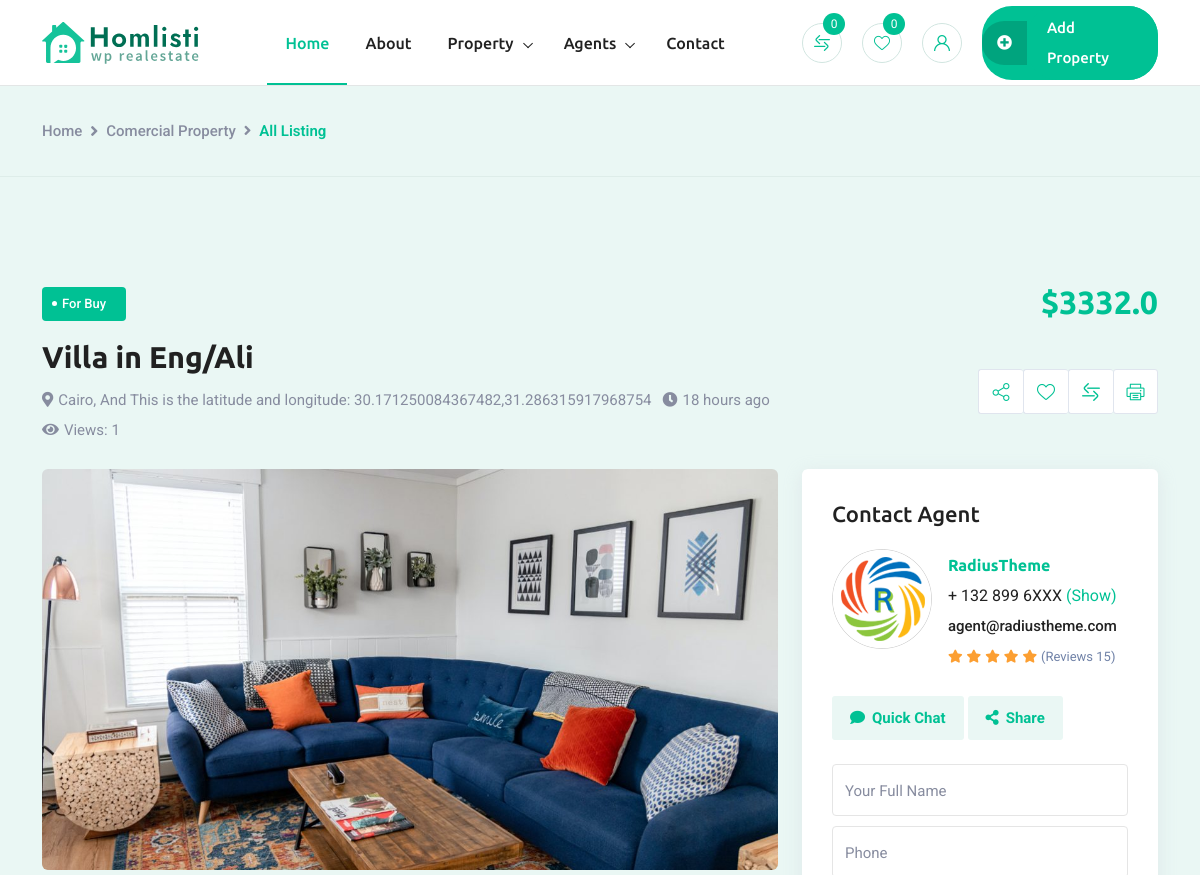
Before: /property1/ (upper part) with the older database file.
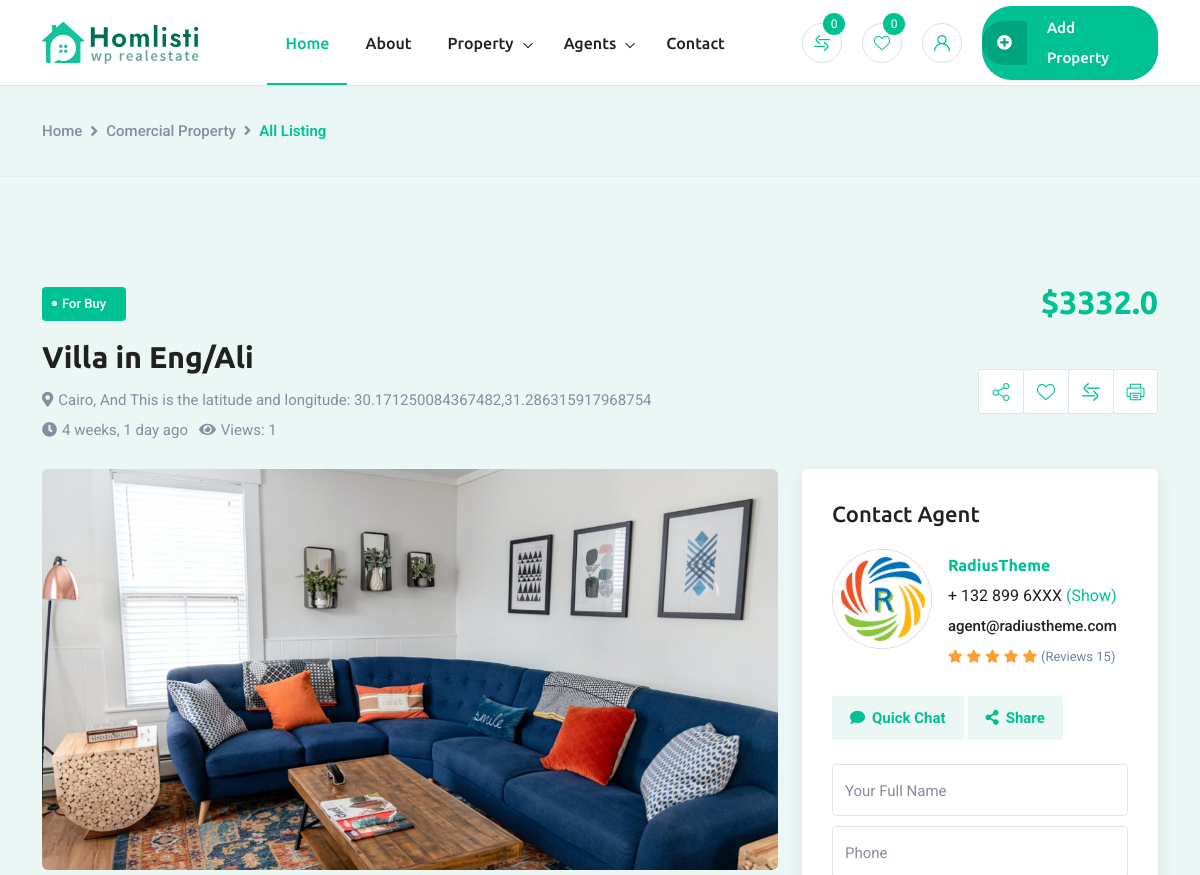
After: the same page with the newer database file.
### property/models.py (models this page shows)
class Property(models.Model):
    title = models.CharField(max_length=50)
    price = models.FloatField(max_length=10)
    status = models.CharField(choices=(('Rent', 'Rent'), ('Sale', 'Sale'), ('Buy', 'Buy')), max_length=10)
    sku = models.IntegerField(unique=True, default=random.randint(1, 10000))
    type = models.CharField(choices=PROPERTY_TYPES, max_length=10)
    bathroom = models.IntegerField(null=True, blank=True)
    bedroom = models.IntegerField(null=True, blank=True)
    description = models.TextField()
    parking = models.BooleanField(default=False)
    image = models.ImageField(upload_to='property')
    area = models.FloatField()
    year_built = models.DateField()
    city = models.CharField(max_length=255)
    location = PlainLocationField(based_fields=['city'], zoom=9, default='30.0444,31.2357')
    video = models.FileField(upload_to='prop', null=True, blank=True)
    owner = models.ForeignKey(User, on_delete=models.CASCADE)
    created_at = models.DateTimeField(default=timezone.now)
    updated_at = models.DateTimeField(default=timezone.now)
    view_count = models.PositiveIntegerField(default=0)  # Added field
    def get_lat_lng(self):
        if self.location:
            lat_lng = self.location.split(',')
            if len(lat_lng) == 2:
                return lat_lng[0], lat_lng[1]
        return '0', '0'  # default values
    def __str__(self) -> str:
        return self.title

### property/views.py (the view)
# urls.py: path('<int:pk>/', PropertyDetail.as_view(), name='property_detial'),  # Fixed typo in 'property_detail'
class PropertyDetail(DetailView):
    model = Property
    template_name = 'property_detail.html'
    context_object_name = 'property'
    def get_object(self):
        obj = super().get_object()
        obj.view_count += 1
        obj.save()
        return obj

### property/templates/property_detail.html (shortened to what this page needs)
{% extends "base.html" %}
{% load static %}
{% load humanize %}
{% block body %}
      <div class="breadcrumb-wrap">
        <div class="container">
          <nav aria-label="breadcrumb">
            <ol class="breadcrumb">
              <li class="breadcrumb-item"><a href="index.html">Home</a></li>
              <li class="breadcrumb-item">
                <a href="single-listing2.html">Comercial Property</a>
              </li>
              <li class="breadcrumb-item active" aria-current="page">
                All Listing
              </li>
            </ol>
          </nav>
        </div>
      </div>
      <section class="single-listing-wrap1">
        <div class="container">
          <div class="single-property">
            <div class="content-wrapper">
              <div class="property-heading">
                <div class="row">
                  <div class="col-lg-6 col-md-12">
                    <div class="single-list-cate">
                      <div class="item-categoery">For {{property.status}}</div>
                    </div>
                  </div>
                  <div class="col-lg-6 col-md-12">
                    <div class="single-list-price">${{property.price}}</div>
                  </div>
                </div>
                <div class="row align-items-center">
                  <div class="col-lg-8 col-md-12">
                    <div class="single-verified-area">
                      <div class="item-title">
                        <h3>
                          <a href="single-listing2.html"
                            >{{property}}</a
                          >
                        </h3>
                      </div>
                    </div>
                    <div class="single-item-address">
                      <ul>
                        <li>
                        <i class="fas fa-map-marker-alt"></i>{{property.city}}, And
                          This is the latitude and longitude: {{property.location}}
                        </li>
                        <li><i class="fas fa-clock"></i>{{ property.created_at|naturaltime }}</li>
                          <li><i class="fas fa-eye"></i>Views: {{ property.view_count|intcomma }}</li>
                      </ul>
                    </div>
                  </div>
                  <div class="col-lg-4 col-md-12">
                    <div class="side-button">
                      <ul>
                        <li>
                          <a href="with-sidebar2.html" class="side-btn"
                            ><i class="flaticon-share"></i
                          ></a>
                        </li>
                        <li>
                          <a href="with-sidebar2.html" class="side-btn"
                            ><i class="flaticon-heart"></i
                          ></a>
                        </li>
                        <li>
                          <a href="with-sidebar2.html" class="side-btn"
                            ><i class="flaticon-left-and-right-arrows"></i
                          ></a>
                        </li>
                        <li>
                          <a href="with-sidebar2.html" class="side-btn"
                            ><i class="flaticon-printer"></i
                          ></a>
                        </li>
                      </ul>
                    </div>
                  </div>
                </div>
              </div>
              <div class="row">
                <div class="col-lg-8">
                  <div
                    class="featured-thumb-slider-area wow fadeInUp"
                    data-wow-delay=".4s"
                  >
                    <div class="feature-box3 swiper-container">
                      <div class="swiper-wrapper">
                        <div class="swiper-slide">
                          <div class="feature-img1 zoom-image-hover">
                            <img
                              src="{% static 'img/blog/product1-1.jpg' %}"
                              alt="feature"
                              width="798"
                              height="420"
                            />
                          </div>
                        </div>
                      </div>
                    </div>
                  </div>
                </div>
                <div class="col-lg-4 widget-break-lg sidebar-widget">
                  <div class="widget widget-contact-box">
                    <h3 class="widget-subtitle">Contact Agent</h3>
                    <div class="media d-flex">
                      <div class="flex-shrink-0">
                        <div class="item-logo">
                          <img
                            src="{% static 'img/theme2.png' %}"
                            alt="logo"
                            width="100"
                            height="100"
                          />
                        </div>
                      </div>
                      <div class="media-body flex-grow-1 ms-3">
                        <h4 class="item-title">RadiusTheme</h4>
                        <div class="item-phn">
                          + 132 899 6XXX <a href="single-listing1.html"><span>(Show)</span></a>
                        </div>
                        <div class="item-mail">agent@radiustheme.com</div>
                        <div class="item-rating">
                          <ul>
                            <li><i class="fas fa-star"></i></li>
                            <li><i class="fas fa-star"></i></li>
                            <li><i class="fas fa-star"></i></li>
                            <li><i class="fas fa-star"></i></li>
                            <li><i class="fas fa-star"></i></li>
                            <li class="rating-count">(Reviews 15)</li>
                          </ul>
                        </div>
                      </div>
                    </div>
                    <ul class="wid-contact-button">
                      <li>
                        <a href="contact.html"
                          ><i class="fas fa-comment"></i>Quick Chat</a
                        >
                      </li>
                      <li>
                        <a href="contact.html"
                          ><i class="fas fa-share-alt"></i>Share</a
                        >
                      </li>
                    </ul>
                    <form class="contact-box rt-contact-form">
                      <div class="row">
                        <div class="form-group col-lg-12">
                          <input
                            type="text"
                            class="form-control"
                            name="fname"
                            placeholder="Your Full Name"
                            data-error="First Name is required"
                            required
                          />
                        </div>
                        <div class="form-group col-lg-12">
                          <input
                            type="text"
                            class="form-control"
                            name="phone"
                            placeholder="Phone"
                            data-error="Phone is required"
                            required
                          />
                        </div>
                      </div>
                    </form>
                  </div>
                </div>
              </div>
            </div>
          </div>
        </div>
      </section>
{% endblock body %}

### templates/base.html (shortened to what this page needs)
{% load static %}
<!DOCTYPE html>
<html class="no-js" lang="en">
<head>
    <link rel="stylesheet" href="{% static 'css/jquery-ui.css' %}">
    <link rel="stylesheet" href="{% static 'css/bootstrap.min.css' %}">
    <link rel="stylesheet" href="{% static 'css/animate.min.css' %}">
    <link rel="stylesheet" href="{% static 'vendor/owlcarousel/owl.carousel.min.css' %}">
    <link rel="stylesheet" href="{% static 'vendor/owlcarousel/owl.theme.default.min.css' %}">
    <link rel="stylesheet" href="{% static 'css/swiper-bundle.min.css' %}" />
    <link rel="stylesheet" href="{% static 'css/flaticon/font/flaticon.css' %}">
    <link rel="stylesheet" href="{% static 'css/nice-select.css' %}">
    <link rel="stylesheet" href="{% static 'css/animate.min.css' %}">
    <link rel="stylesheet" href="{% static 'css/magnific-popup.css' %}">
    <link rel="stylesheet" href="{% static 'css/all.min.css' %}">
    <link rel="stylesheet" href="{% static 'css/pannellum.css' %}">
    <link rel="stylesheet" href="{% static 'style.css' %}">
</head>
<body class="sticky-header">
    <div class="wrapper" id="wrapper">
    <header class="rt-header sticky-on">
        <div id="navbar-wrap" class="header-menu menu-layout1 header-menu menu-layout3">
            <div class="container">
                <div class="row d-flex align-items-center">
                    <div class="col-xl-2 col-lg-2">
                        <div class="logo-area">
                            <a href="/" class="temp-logo">
                                <img src="{% static 'img/logo.svg' %}" width="157" height="40" alt="logo" class="img-fluid">
                            </a>
                        </div>
                    </div>
                    <div class="col-xl-6 col-lg-6 d-flex justify-content-center position-static">
                        <nav id="dropdown" class="template-main-menu template-main-menu-3">
                            <ul>
                                <li>
                                    <a href="/" class = "active">Home</a>
                                </li>
                                <li>
                                    <a href="{% url 'about' %}" class="">About</a>
                                </li>
                                <li>
                                    <a href="with-sidebar2.html">Property</a>
                                </li>
                                <li>
                                    <a href="agent-lists1.html">Agents</a>
                                </li>
                                <li>
                                    <a href="{% url 'contact' %}">Contact</a>
                                </li>
                            </ul>
                        </nav>
                    </div>
                    <div class="col-xl-4 col-lg-4 d-flex justify-content-end">
                        <div class="header-action-layout1">
                            <ul class="action-list">
                                <li class="action-item-style left-right-btn">
                                    <a href="compare.html" data-bs-toggle="tooltip" data-bs-placement="bottom"
                                        title="Compare">
                                        <i class="flaticon-left-and-right-arrows icon-round"></i>
                                        <div class="item-count">0</div>
                                    </a>
                                </li>
                                <li class="action-item-style wish-btn">
                                    <a href="favourite.html" data-bs-toggle="tooltip" data-bs-placement="bottom"
                                        title="Favourites">
                                        <i class="flaticon-heart icon-round"></i>
                                        <div class="item-count">0</div>
                                    </a>
                                </li>
                                <li class="action-item-style my-account">
                                    <a href="account.html" data-bs-toggle="tooltip" data-bs-placement="bottom"
                                        title="Sign In">
                                        <i class="flaticon-user-1 icon-round"></i>
                                    </a>
                                </li>
                                <li class="listing-button">
                                    <a href="post-add.html" class="listing-btn">
                                        <span>
                                            <i class="fas fa-plus-circle"></i>
                                        </span>
                                        <span class="item-text">Add Property</span>
                                    </a>
                                </li>
                            </ul>
                        </div>
                    </div>
                </div>
            </div>
        </div>
    </header>
    {% block body %}
    {% endblock body %}
    </div>
</body>
</html>

Changed rows visible on the page:
changed Property "Villa in Eng/Ali": created_at "18 hours ago" → "4 weeks, 1 day ago"
